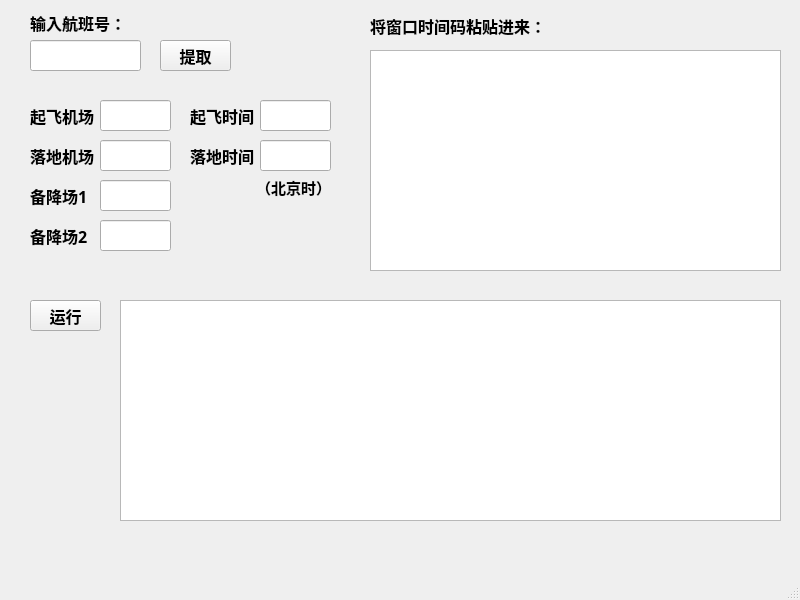
<?xml version="1.0" encoding="UTF-8"?>
<ui version="4.0">
 <class>MainWindow</class>
 <widget class="QMainWindow" name="MainWindow">
  <property name="geometry">
   <rect>
    <x>0</x>
    <y>0</y>
    <width>800</width>
    <height>600</height>
   </rect>
  </property>
  <property name="windowTitle">
   <string>MainWindow</string>
  </property>
  <widget class="QWidget" name="centralwidget">
   <widget class="QLineEdit" name="flight_num">
    <property name="geometry">
     <rect>
      <x>30</x>
      <y>40</y>
      <width>111</width>
      <height>31</height>
     </rect>
    </property>
    <property name="font">
     <font>
      <family>微软雅黑</family>
      <pointsize>12</pointsize>
      <weight>75</weight>
      <bold>true</bold>
     </font>
    </property>
   </widget>
   <widget class="QLabel" name="label">
    <property name="geometry">
     <rect>
      <x>30</x>
      <y>12</y>
      <width>101</width>
      <height>21</height>
     </rect>
    </property>
    <property name="font">
     <font>
      <family>微软雅黑</family>
      <pointsize>12</pointsize>
      <weight>75</weight>
      <bold>true</bold>
     </font>
    </property>
    <property name="text">
     <string>输入航班号：</string>
    </property>
   </widget>
   <widget class="QPushButton" name="abstract_but">
    <property name="geometry">
     <rect>
      <x>160</x>
      <y>40</y>
      <width>71</width>
      <height>31</height>
     </rect>
    </property>
    <property name="font">
     <font>
      <family>微软雅黑</family>
      <pointsize>12</pointsize>
      <weight>75</weight>
      <bold>true</bold>
     </font>
    </property>
    <property name="text">
     <string>提取</string>
    </property>
   </widget>
   <widget class="QLineEdit" name="depature_airport">
    <property name="geometry">
     <rect>
      <x>100</x>
      <y>100</y>
      <width>71</width>
      <height>31</height>
     </rect>
    </property>
    <property name="font">
     <font>
      <family>微软雅黑</family>
      <pointsize>12</pointsize>
      <weight>75</weight>
      <bold>true</bold>
     </font>
    </property>
   </widget>
   <widget class="QLabel" name="label_2">
    <property name="geometry">
     <rect>
      <x>30</x>
      <y>100</y>
      <width>71</width>
      <height>31</height>
     </rect>
    </property>
    <property name="font">
     <font>
      <family>微软雅黑</family>
      <pointsize>12</pointsize>
      <weight>75</weight>
      <bold>true</bold>
     </font>
    </property>
    <property name="text">
     <string>起飞机场</string>
    </property>
   </widget>
   <widget class="QLabel" name="label_3">
    <property name="geometry">
     <rect>
      <x>190</x>
      <y>100</y>
      <width>71</width>
      <height>31</height>
     </rect>
    </property>
    <property name="font">
     <font>
      <family>微软雅黑</family>
      <pointsize>12</pointsize>
      <weight>75</weight>
      <bold>true</bold>
     </font>
    </property>
    <property name="text">
     <string>起飞时间</string>
    </property>
   </widget>
   <widget class="QLineEdit" name="depature_t">
    <property name="geometry">
     <rect>
      <x>260</x>
      <y>100</y>
      <width>71</width>
      <height>31</height>
     </rect>
    </property>
    <property name="font">
     <font>
      <family>微软雅黑</family>
      <pointsize>12</pointsize>
      <weight>75</weight>
      <bold>true</bold>
     </font>
    </property>
   </widget>
   <widget class="QLineEdit" name="dest_t">
    <property name="geometry">
     <rect>
      <x>260</x>
      <y>140</y>
      <width>71</width>
      <height>31</height>
     </rect>
    </property>
    <property name="font">
     <font>
      <family>微软雅黑</family>
      <pointsize>12</pointsize>
      <weight>75</weight>
      <bold>true</bold>
     </font>
    </property>
   </widget>
   <widget class="QLineEdit" name="dest_airport">
    <property name="geometry">
     <rect>
      <x>100</x>
      <y>140</y>
      <width>71</width>
      <height>31</height>
     </rect>
    </property>
    <property name="font">
     <font>
      <family>微软雅黑</family>
      <pointsize>12</pointsize>
      <weight>75</weight>
      <bold>true</bold>
     </font>
    </property>
    <property name="text">
     <string/>
    </property>
   </widget>
   <widget class="QLabel" name="label_4">
    <property name="geometry">
     <rect>
      <x>30</x>
      <y>140</y>
      <width>71</width>
      <height>31</height>
     </rect>
    </property>
    <property name="font">
     <font>
      <family>微软雅黑</family>
      <pointsize>12</pointsize>
      <weight>75</weight>
      <bold>true</bold>
     </font>
    </property>
    <property name="text">
     <string>落地机场</string>
    </property>
   </widget>
   <widget class="QLabel" name="label_5">
    <property name="geometry">
     <rect>
      <x>190</x>
      <y>140</y>
      <width>71</width>
      <height>31</height>
     </rect>
    </property>
    <property name="font">
     <font>
      <family>微软雅黑</family>
      <pointsize>12</pointsize>
      <weight>75</weight>
      <bold>true</bold>
     </font>
    </property>
    <property name="text">
     <string>落地时间</string>
    </property>
   </widget>
   <widget class="QLineEdit" name="alter_airport_1">
    <property name="geometry">
     <rect>
      <x>100</x>
      <y>180</y>
      <width>71</width>
      <height>31</height>
     </rect>
    </property>
    <property name="font">
     <font>
      <family>微软雅黑</family>
      <pointsize>12</pointsize>
      <weight>75</weight>
      <bold>true</bold>
     </font>
    </property>
    <property name="text">
     <string/>
    </property>
   </widget>
   <widget class="QLabel" name="label_6">
    <property name="geometry">
     <rect>
      <x>30</x>
      <y>180</y>
      <width>71</width>
      <height>31</height>
     </rect>
    </property>
    <property name="font">
     <font>
      <family>微软雅黑</family>
      <pointsize>12</pointsize>
      <weight>75</weight>
      <bold>true</bold>
     </font>
    </property>
    <property name="text">
     <string>备降场1</string>
    </property>
   </widget>
   <widget class="QLabel" name="label_7">
    <property name="geometry">
     <rect>
      <x>30</x>
      <y>220</y>
      <width>71</width>
      <height>31</height>
     </rect>
    </property>
    <property name="font">
     <font>
      <family>微软雅黑</family>
      <pointsize>12</pointsize>
      <weight>75</weight>
      <bold>true</bold>
     </font>
    </property>
    <property name="text">
     <string>备降场2</string>
    </property>
   </widget>
   <widget class="QLineEdit" name="alter_airport_2">
    <property name="geometry">
     <rect>
      <x>100</x>
      <y>220</y>
      <width>71</width>
      <height>31</height>
     </rect>
    </property>
    <property name="font">
     <font>
      <family>微软雅黑</family>
      <pointsize>12</pointsize>
      <weight>75</weight>
      <bold>true</bold>
     </font>
    </property>
    <property name="text">
     <string/>
    </property>
   </widget>
   <widget class="QLabel" name="label_8">
    <property name="geometry">
     <rect>
      <x>370</x>
      <y>10</y>
      <width>251</width>
      <height>31</height>
     </rect>
    </property>
    <property name="font">
     <font>
      <family>微软雅黑</family>
      <pointsize>12</pointsize>
      <weight>75</weight>
      <bold>true</bold>
     </font>
    </property>
    <property name="text">
     <string>将窗口时间码粘贴进来：</string>
    </property>
   </widget>
   <widget class="QPlainTextEdit" name="time_window">
    <property name="geometry">
     <rect>
      <x>370</x>
      <y>50</y>
      <width>411</width>
      <height>221</height>
     </rect>
    </property>
   </widget>
   <widget class="QPushButton" name="run_but">
    <property name="geometry">
     <rect>
      <x>30</x>
      <y>300</y>
      <width>71</width>
      <height>31</height>
     </rect>
    </property>
    <property name="font">
     <font>
      <family>微软雅黑</family>
      <pointsize>12</pointsize>
      <weight>75</weight>
      <bold>true</bold>
     </font>
    </property>
    <property name="text">
     <string>运行</string>
    </property>
   </widget>
   <widget class="QPlainTextEdit" name="result_window">
    <property name="geometry">
     <rect>
      <x>120</x>
      <y>300</y>
      <width>661</width>
      <height>221</height>
     </rect>
    </property>
   </widget>
   <widget class="QLabel" name="label_9">
    <property name="geometry">
     <rect>
      <x>256</x>
      <y>177</y>
      <width>81</width>
      <height>20</height>
     </rect>
    </property>
    <property name="font">
     <font>
      <family>微软雅黑</family>
      <pointsize>11</pointsize>
      <weight>75</weight>
      <bold>true</bold>
     </font>
    </property>
    <property name="text">
     <string>（北京时）</string>
    </property>
   </widget>
  </widget>
  <widget class="QMenuBar" name="menubar">
   <property name="geometry">
    <rect>
     <x>0</x>
     <y>0</y>
     <width>800</width>
     <height>23</height>
    </rect>
   </property>
  </widget>
  <widget class="QStatusBar" name="statusbar"/>
 </widget>
 <resources/>
 <connections/>
</ui>
